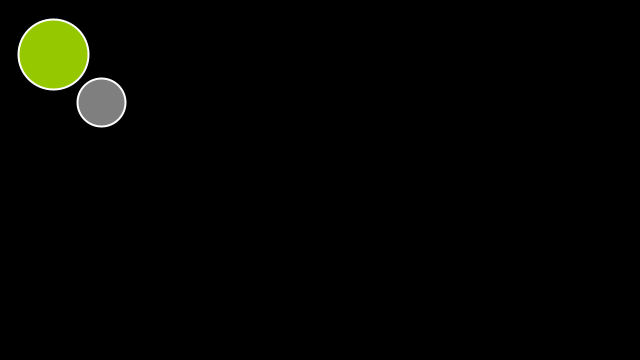
Frame 1 (no input)
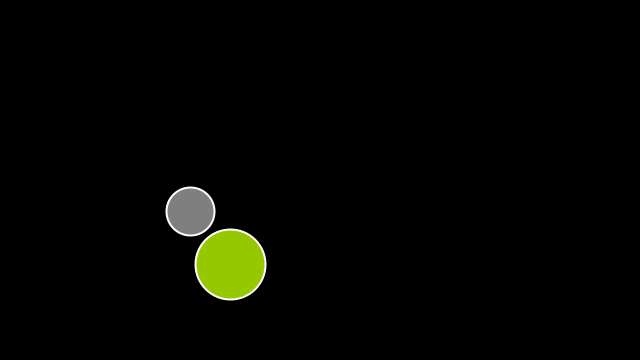
Frame 60 (the mouse pressed at the canvas centre just before this capture)
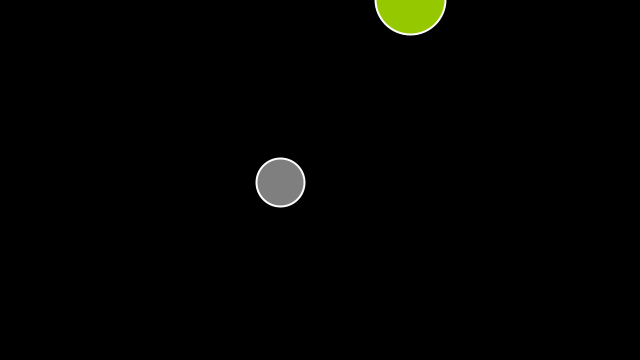
Frame 120 (the mouse held since frame 60 and released just before this capture)

The Processing sketch that drew these frames (run headless with seeded random() and noise(); from frame 60 on, the mouse is pressed at the canvas centre):

// Processing sketch: Task2
// ── Task2.pde
/** 
 * Two Bouncing Ball with Vectors and Object
 * 
 *                    2021041776 JaeHyun Cho
 */
Ball b1, b2;  //define 2 balls

void setup() {
  size(640, 360);
  b1 = new Ball(100, 100, 1.5, 2.1, 0.2, 48);   //ball1 properties
  b2 = new Ball(50, 50, 3.0, 4.2, 0.1, 70);     //ball2 properties
}

void draw() {
  background(0);
  fill(127);
  b1.display();
  fill(150, 200, 0);
  b2.display(); 
}

//Ball Object
class Ball {
  int radius;
  PVector location;
  PVector velocity;
  PVector gravity;

  Ball(int inx, int iny, float flx, float fly, float grv, int inrad) {
    location = new PVector(inx, iny);
    velocity = new PVector(flx, fly);
    gravity = new PVector(0, grv);
    radius = inrad;
  }

  void display() {
    location.add(velocity);
    velocity.add(gravity);

    if ((location.x > width) || (location.x < 0)) {
      velocity.x = velocity.x * -1;
    }

    if (location.y > height) {
      velocity.y = velocity.y * -0.95;
      location.y = height;
    }

    stroke(255);
    strokeWeight(2);
    ellipse(location.x, location.y, radius, radius);
  }
}
